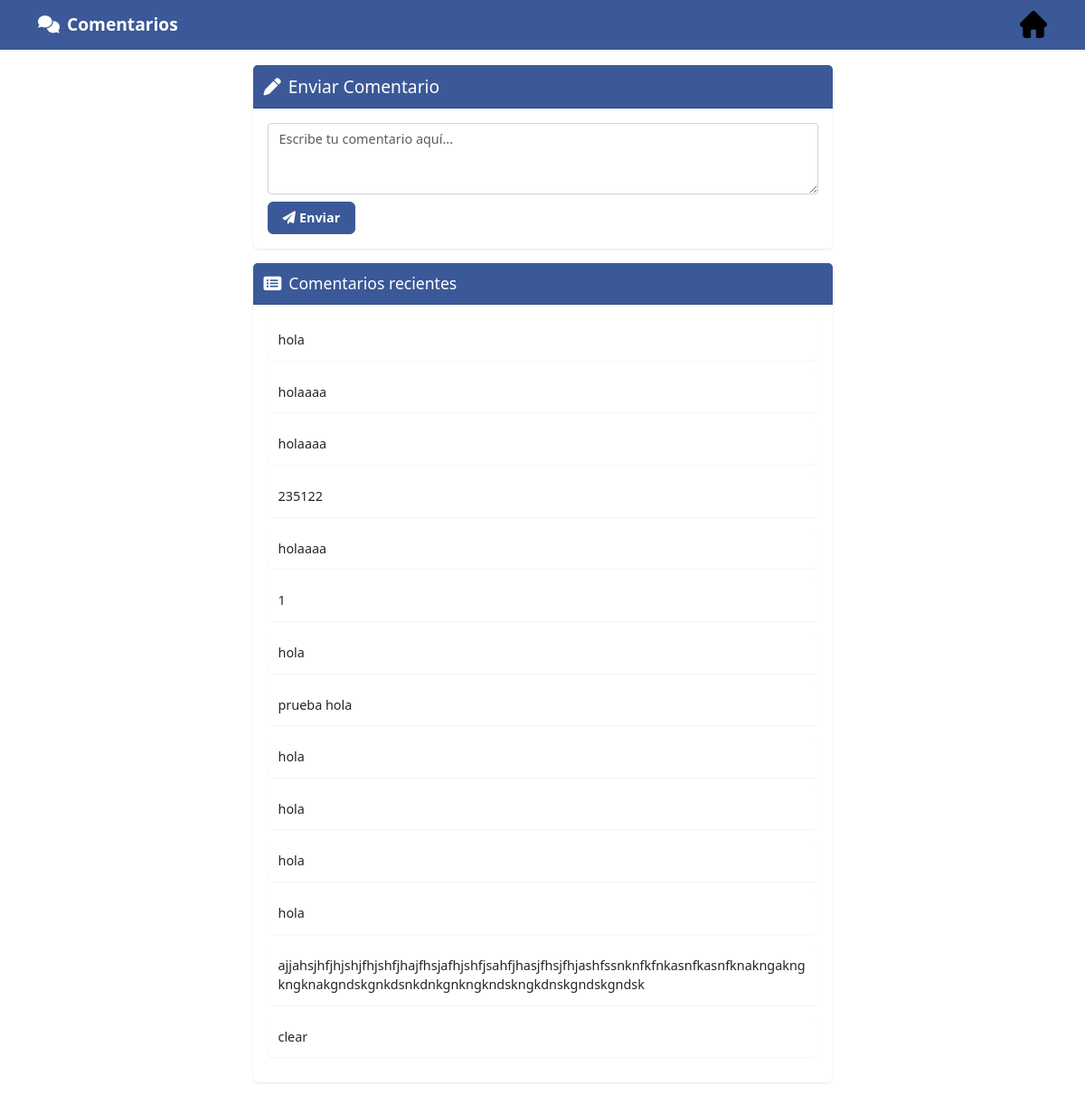
The app's page /enviar_comentario with its own data.
### app/Models/comentario.py (models this page shows)
class Comentario(db.Model):
    __tablename__ = 'comentarios'  # Cambia _tablename_ a __tablename__
    id = db.Column(db.Integer, primary_key=True)
    descripcion = db.Column(db.Text, nullable=False)

### app/Routes/comentarios_routes.py (the view, shortened to what this page needs)
@bp.route('/enviar_comentario', methods=['GET', 'POST'])
def enviar_comentario():
    comentarios = Comentario.query.all()
    return render_template('comentarios/index.html', comentarios=comentarios)

### app/Templates/comentarios/index.html (shortened to what this page needs)
<!DOCTYPE html>
<html lang="es">
<head>
    <link rel="stylesheet" href="https://cdn.jsdelivr.net/npm/bootstrap@5.3.3/dist/css/bootstrap.min.css">
    <link rel="stylesheet" href="https://cdnjs.cloudflare.com/ajax/libs/font-awesome/6.0.0-beta3/css/all.min.css">
</head>
<body class="d-flex flex-column min-vh-100">
    <nav class="navbar navbar-expand-lg navbar-dark fixed-top">
        <div class="container">
            <a class="navbar-brand" href="#">
                <i class="fas fa-comments me-2"></i>Comentarios
                <a href="{{ url_for('categorias.guavata') }}"><img src="{{ url_for('static', filename='home.png') }}" alt="Volver al Inicio" style="width: 30px; height: 30px;"></a>
            </a>
        </div>
    </nav>
    <div class="container mt-4 pt-5">
        <div class="row justify-content-center">
            <div class="col-lg-7">
                <div class="card mb-3">
                    <div class="card-header">
                        <h2 class="mb-0"><i class="fas fa-pen me-2"></i>Enviar Comentario</h2>
                    </div>
                    <div class="card-body">
                        <form action="{{ url_for('comentario.enviar_comentario') }}" method="POST">
                            <div class="mb-2">
                                <textarea class="form-control" name="descripcion" rows="3" placeholder="Escribe tu comentario aquí..." required></textarea>
                            </div>
                            <button type="submit" class="btn btn-primary">
                                <i class="fas fa-paper-plane me-1"></i>Enviar
                            </button>
                        </form>
                    </div>
                </div>
                <div class="card">
                    <div class="card-header">
                        <h3 class="mb-0"><i class="fas fa-list-alt me-2"></i>Comentarios recientes</h3>
                    </div>
                    <div class="card-body">
                        {% for comentario in comentarios %}
                            <div class="comentario">
                                <p class="mb-0">{{ comentario.descripcion }}</p>
                            </div>
                        {% else %}
                            <p class="text-muted text-center">No hay comentarios aún.</p>
                        {% endfor %}
                    </div>
                </div>
            </div>
        </div>
    </div>
</body>
</html>

### app/Templates/comentarios/index.html (style rules this page uses)
body { font-family: 'Segoe UI', Tahoma, Geneva, Verdana, sans-serif; font-size: 0.9rem; }
.navbar { background-color: #3b5998; box-shadow: 0 1px 2px rgba(0,0,0,.1); }
.navbar-brand { color: white !important; font-weight: 600; font-size: 1.2rem; }
.card { border: none; border-radius: 6px; box-shadow: 0 1px 3px rgba(0,0,0,.1); margin-bottom: 1.5rem; }
.card-header { background-color: #3b5998; color: white; font-weight: 600; border-top-left-radius: 6px; border-top-right-radius: 6px; padding: 0.75rem; }
.card-body { padding: 1rem; }
.btn-primary { background-color: #3b5998; border-color: #3b5998; padding: 0.4rem 1rem; font-size: 0.9rem; font-weight: 600; }
.comentario { background-color: #fff; border-radius: 6px; padding: 0.75rem; margin-bottom: 0.75rem; box-shadow: 0 1px 2px rgba(0,0,0,.05); }
.form-control { border: 1px solid #ced4da; border-radius: 4px; font-size: 0.9rem; }
h2 { font-size: 1.2rem; }
h3 { font-size: 1.1rem; }

### records on screen
Comentario: descripcion "hola"
Comentario: descripcion "holaaaa"
Comentario: descripcion "holaaaa"
Comentario: descripcion "235122"
Comentario: descripcion "holaaaa"
Comentario: descripcion "1"
Comentario: descripcion "hola"
Comentario: descripcion "prueba hola"
Comentario: descripcion "hola"
Comentario: descripcion "hola"
Comentario: descripcion "hola"
Comentario: descripcion "hola"
Comentario: descripcion "ajjahsjhfjhjshjfhjshfjhajfhsjafhjshfjsahfjhasjfhsjfhjashfssnknfkfnkasnfkasnfknakngakngkngknakgndskgnkdsnkdnkgnkngkndskngkdnskgndskgndsk"
Comentario: descripcion "clear"
